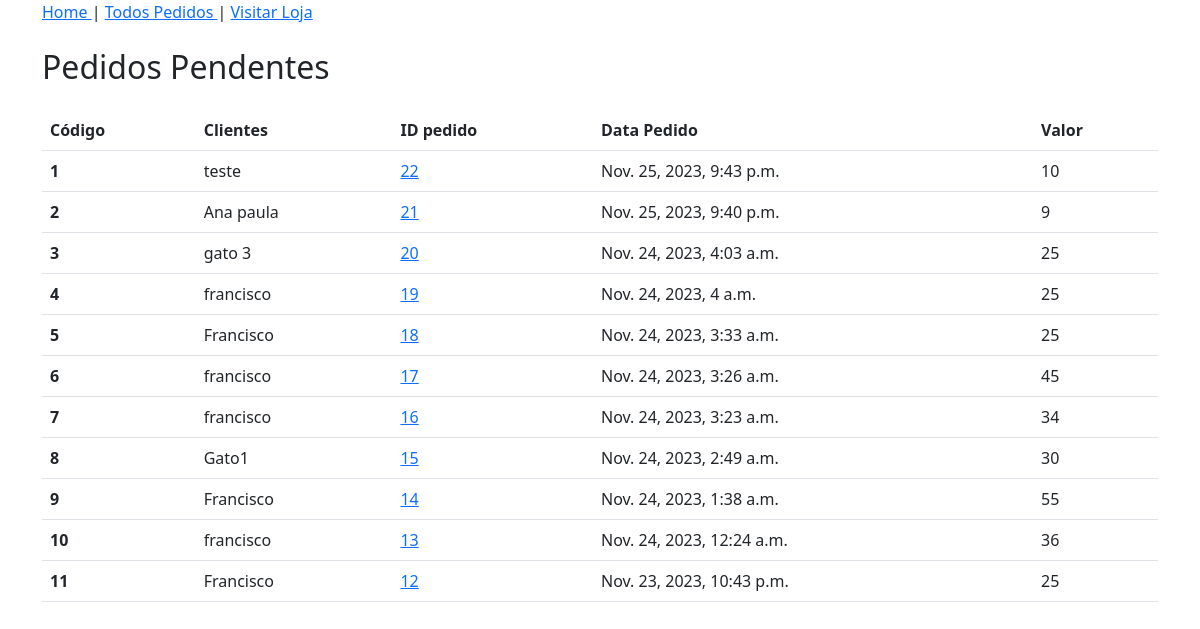
Page /admin-home/ (signed in) on the committed database.
### lojaapp/models.py (models this page shows, shortened)
class Pedido_order(models.Model):
    carro = models.OneToOneField(Carro, on_delete=models.CASCADE)
    ordenando_por = models.CharField(max_length=200)
    endereco_envio = models.CharField(max_length=200)
    telefone = models.CharField(max_length=12)
    email = models.EmailField(null=True, blank=True)
    subtotal = models.PositiveIntegerField()
    desconto = models.PositiveIntegerField(default=0)
    total = models.PositiveIntegerField()
    pedido_status = models.CharField(max_length=50, choices=PEDIDO_STATUS)
    criado_em = models.DateTimeField(auto_now_add=True)
    pagamento_method = models.CharField(max_length=20, choices=METHOD, default="Dinheiro Na Entrega")
    pagamento_completo = models.BooleanField(default=False,null=True, blank=True)

### lojaapp/views.py (the view)
# urls.py: path('admin-home/', AdminHomeView.as_view(), name='adminhome'),
class AdminHomeView(AdminRequireMixin, TemplateView):
    template_name = "admin_paginas/adminhome.html"
    form_class = ClienteEntrarForm
    success_url = reverse_lazy("lojaapp:adminhome")
    def get_context_data(self, **kwargs):
        context = super().get_context_data(**kwargs)
        context["PedidosPendentes"] = Pedido_order.objects.filter(pedido_status="Pedido Recebido").order_by("-id")
        return context

### lojaapp/views.py (called while the page is built)
    def dispatch(self, request, *args, **kwargs):
        if request.user.is_authenticated and Admin.objects.filter(user=request.user).exists():
           pass
        else:
            return redirect("/admin-login/")
        return super().dispatch(request, *args, **kwargs)

### templates/admin_paginas/adminhome.html (shortened to what this page needs)
{% extends "admin_paginas/adminbase.html" %}
{% block content %}
    <div class="container mt-4">
        <div class="row">
            <div class="col-md-12">
                <h2 class="mb-4">Pedidos Pendentes</h2>
                <table class="table">
                    <thead class="thead-dark">
                        <tr>
                            <th scope="col">Código</th>
                            <th scope="col">Clientes</th>
                            <th scope="col">ID pedido</th>
                            <th scope="col">Data Pedido</th>
                            <th scope="col">Valor</th>
                        </tr>
                    </thead>
                    <tbody>
                        {% for pedido in PedidosPendentes %}
                        <tr>
                            <th scope="row">{{ forloop.counter }}</th>
                            <td>{{ pedido.ordenando_por }}</td>
                            <td><a href="{% url 'lojaapp:adminpedidodetalhe' pedido.id %}">{{ pedido.id }}</a></td>
                                                        <td>{{ pedido.criado_em }}</td>
                            <td>{{ pedido.total }}</td>
                        </tr>
                        {% endfor %}
                    </tbody>
                </table>
            </div>
        </div>
    </div>
{% endblock %}

### rows in the picture
Pedido_order: ordenando_por "teste", id "22", criado_em "Nov. 25, 2023, 9:43 p.m.", total "10"
Pedido_order: ordenando_por "Ana paula", id "21", criado_em "Nov. 25, 2023, 9:40 p.m.", total "9"
Pedido_order: ordenando_por "gato 3", id "20", criado_em "Nov. 24, 2023, 4:03 a.m.", total "25"
Pedido_order: ordenando_por "francisco", id "19", criado_em "Nov. 24, 2023, 4 a.m.", total "25"
Pedido_order: ordenando_por "Francisco", id "18", criado_em "Nov. 24, 2023, 3:33 a.m.", total "25"
Pedido_order: ordenando_por "francisco", id "17", criado_em "Nov. 24, 2023, 3:26 a.m.", total "45"
Pedido_order: ordenando_por "francisco", id "16", criado_em "Nov. 24, 2023, 3:23 a.m.", total "34"
Pedido_order: ordenando_por "Gato1", id "15", criado_em "Nov. 24, 2023, 2:49 a.m.", total "30"
Pedido_order: ordenando_por "Francisco", id "14", criado_em "Nov. 24, 2023, 1:38 a.m.", total "55"
Pedido_order: ordenando_por "francisco", id "13", criado_em "Nov. 24, 2023, 12:24 a.m.", total "36"
Pedido_order: ordenando_por "Francisco", id "12", criado_em "Nov. 23, 2023, 10:43 p.m.", total "25"
